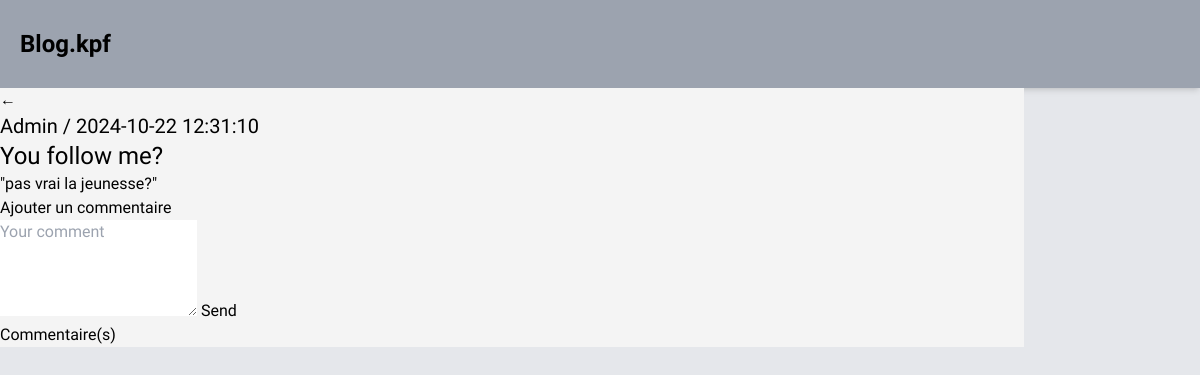
/article.php?id=25 (signed in), run on the app's committed database.
### tables this page shows
CREATE TABLE IF NOT EXISTS `article` (
  `id_article` int NOT NULL AUTO_INCREMENT,
  `titre` varchar(255) NOT NULL,
  `description` text NOT NULL,
  `date_article` timestamp NULL DEFAULT CURRENT_TIMESTAMP,
  `id_utilisateur` int DEFAULT NULL,
  PRIMARY KEY (`id_article`),
  KEY `id_utilisateur` (`id_utilisateur`)
);

CREATE TABLE IF NOT EXISTS `utilisateur` (
  `id_utilisateur` int NOT NULL AUTO_INCREMENT,
  `email` varchar(255) NOT NULL,
  `mdp` varchar(255) NOT NULL,
  `pseudo` varchar(100) NOT NULL,
  `admin` tinyint(1) DEFAULT '0',
  PRIMARY KEY (`id_utilisateur`),
  UNIQUE KEY `email` (`email`(191))
);

### src/article.php (the view, shortened to what this page needs)
<?php
require_once('header.php');
$id = isset($_GET['id']) ? (int)$_GET['id'] : 0;
$stmt = $con->prepare("
        SELECT * FROM article
        LEFT JOIN utilisateur ON article.id_utilisateur = utilisateur.id_utilisateur
        LEFT JOIN reference ON article.id_article = reference.id_article
        LEFT JOIN categorie ON reference.id_categorie = categorie.id_categorie
        WHERE article.id_article = :id
;");
$stmt->bindValue(':id', $id, PDO::PARAM_INT);
$stmt->execute();
$article = $stmt->fetchAll(PDO::FETCH_ASSOC);
?>
<!DOCTYPE html>
<html lang="">
<head>
    <link rel="stylesheet" href="style.css">
</head>
<body>
<main class="container">
    <a href="home.php" class="return-button">
        <div class="circle">
            <span class="arrow">&larr;</span>
        </div>
    </a>
    <div class="article-block">
        <h2 class="text-xl"><?php echo htmlspecialchars($article[0]['pseudo']); ?> / <?php echo htmlspecialchars($article[0]['date_article']);?></h2>
        <h1 class="text-2xl"><?php echo htmlspecialchars($article[0]['titre']); ?></h1>
        <p><?php echo nl2br(htmlspecialchars($article[0]['description'])); ?></p>
    </div>
    <div class="add-comment-block">
        <h3>Ajouter un commentaire</h3>
        <form method="POST">
            <textarea name="comment" rows="4" placeholder="Your comment"></textarea>
            <input type="submit" value="Send">
        </form>
    </div>
    <div class="comments-block">
        <h3>Commentaire(s)</h3>
    </div>
</main>
</body>
</html>

### src/style.css (style rules this page uses)
.container { background-color: #f4f4f4; }

### data on the page
article: id_utilisateur.pseudo "Admin", date_article "2024-10-22 12:31:10", titre "You follow me?", description "\"pas vrai la jeunesse?\""
